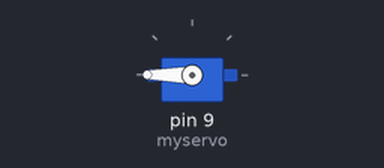
This sketch was run on a simulated Arduino Uno, built with avr-gcc and run on an emulated ATmega328P. On the bench: servo.

Above: at 0.2 s.
Timing chart, 0 to 1.7 s (numbered marks = the images above):
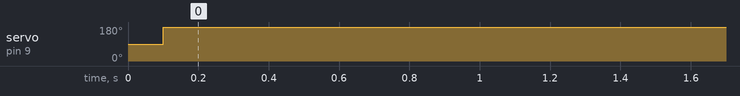

The sketch:

servo.ino
```cpp
/*
 Controlling a servo position using a potentiometer (variable resistor)
 by Michal Rinott <http://people.interaction-ivrea.it/m.rinott>

 modified on 8 Nov 2013
 by Scott Fitzgerald (!!!)
 http://www.arduino.cc/en/Tutorial/Knob
*/

#include <Servo.h>

Servo myservo;  // create servo object to control a servo
bool event = false;

void setup() {
  myservo.attach(9);  // attaches the servo on pin 9 to the servo object
}

void loop() {
  delay(100);
  event = true;
  if (event){
    myservo.write(180);                  // sets the servo position according to the scaled value (0-180)
    delay(15);
    event = false;
  }
}
```

Measured:
- by itself, servo on pin 9 (myservo): 90° → 180° at 0.10 s
